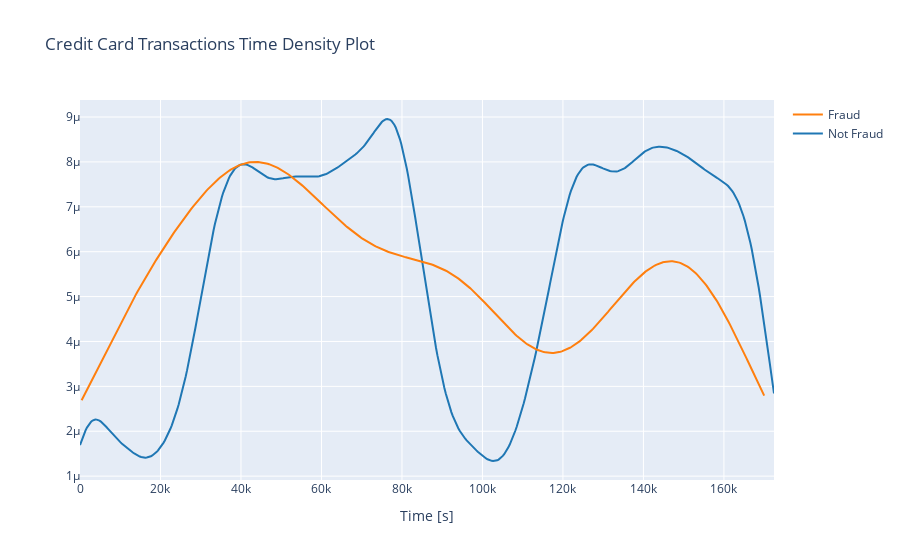

The cell this chart's notebook holds for it:
### Markdown cell above
Transactions in time

### Code cell
# Convert 'Class' to numeric (integer)
data_df['Class'] = data_df['Class'].astype(int)

# Now filter for Time values
class_0 = data_df.loc[data_df['Class'] == 0, 'Time']  # Time values where Class is 0
class_1 = data_df.loc[data_df['Class'] == 1, 'Time']  # Time values where Class is 1

# Prepare data for plotting
hist_data = [class_0, class_1]
group_labels = ['Not Fraud', 'Fraud']

# Create the density plot
fig = ff.create_distplot(hist_data, group_labels, show_hist=False, show_rug=False)
fig['layout'].update(title='Credit Card Transactions Time Density Plot', xaxis=dict(title='Time [s]'))

# Plot
iplot(fig, filename='dist_only')

### Figure 1 — Plotly figure (JSON) as saved in the notebook; plotly's stock layout.template omitted (floating-point values rounded to 4 significant figures; data arrays with more than 128 entries replaced by an {"elided": "..."} marker saying what was removed)
{"data": [{"legendgroup": "Not Fraud", "marker": {"color": "rgb(31, 119, 180)"}, "mode": "lines", "name": "Not Fraud", "showlegend": true, "type": "scatter", "x": {"elided": "500 float values"}, "xaxis": "x", "y": {"elided": "500 float values"}, "yaxis": "y"}, {"legendgroup": "Fraud", "marker": {"color": "rgb(255, 127, 14)"}, "mode": "lines", "name": "Fraud", "showlegend": true, "type": "scatter", "x": {"elided": "500 float values"}, "xaxis": "x", "y": {"elided": "500 float values"}, "yaxis": "y"}], "layout": {"barmode": "overlay", "hovermode": "closest", "legend": {"traceorder": "reversed"}, "title": {"text": "Credit Card Transactions Time Density Plot"}, "xaxis": {"anchor": "y2", "domain": [0, 1], "title": {"text": "Time [s]"}, "zeroline": false}, "yaxis": {"anchor": "free", "domain": [0, 1], "position": 0}}}
